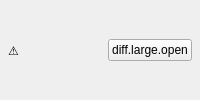
<?xml version="1.0" encoding="UTF-8"?>
<ui version="4.0">
 <class>LargeFileBanner</class>
 <widget class="QFrame" name="conflictBanner">
  <layout class="QHBoxLayout" name="mainLayout" stretch="0,1,0">
   <property name="leftMargin">
    <number>8</number>
   </property>
   <property name="topMargin">
    <number>5</number>
   </property>
   <property name="rightMargin">
    <number>8</number>
   </property>
   <property name="bottomMargin">
    <number>5</number>
   </property>
   <item>
    <widget class="QLabel" name="iconLabel">
     <property name="text">
      <string notr="true">⚠</string>
     </property>
    </widget>
   </item>
   <item>
    <widget class="QLabel" name="messageLabel">
     <property name="minimumSize">
      <size>
       <width>0</width>
       <height>0</height>
      </size>
     </property>
     <property name="text">
      <string notr="true"/>
     </property>
     <property name="wordWrap">
      <bool>true</bool>
     </property>
    </widget>
   </item>
   <item>
    <widget class="QPushButton" name="openButton">
     <property name="minimumSize">
      <size>
       <width>0</width>
       <height>22</height>
      </size>
     </property>
     <property name="maximumSize">
      <size>
       <width>16777215</width>
       <height>22</height>
      </size>
     </property>
     <property name="text">
      <string notr="true">diff.large.open</string>
     </property>
    </widget>
   </item>
  </layout>
 </widget>
 <resources/>
 <connections/>
</ui>
